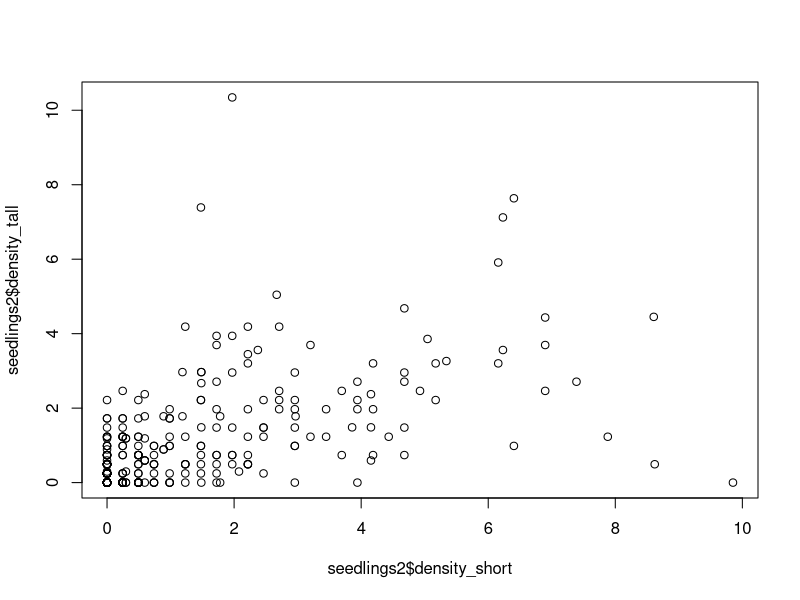
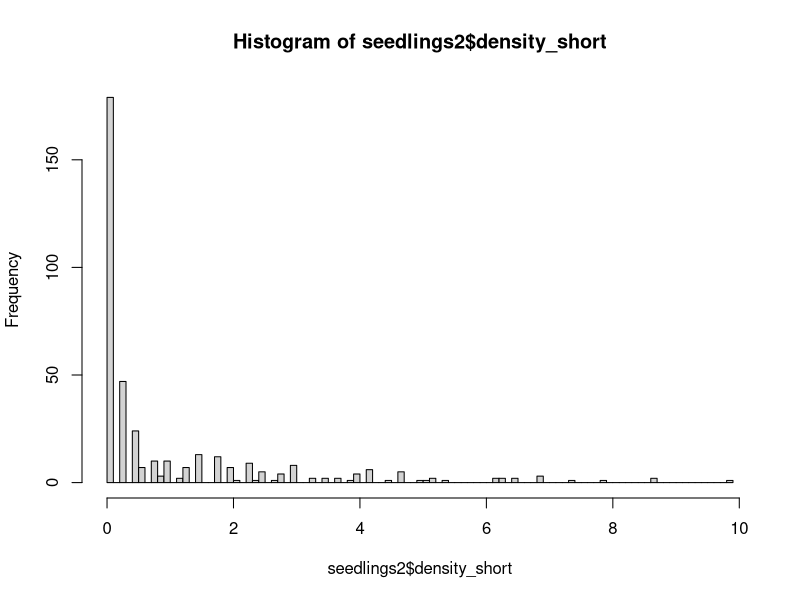
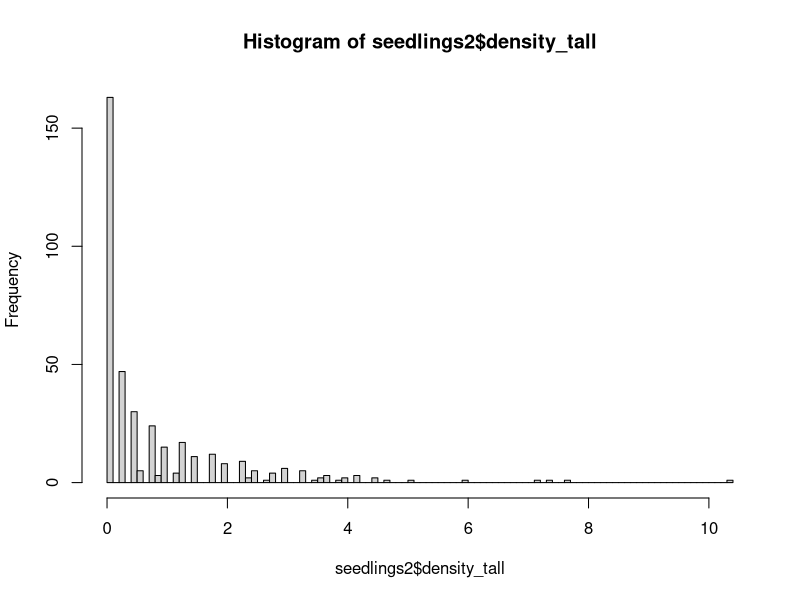
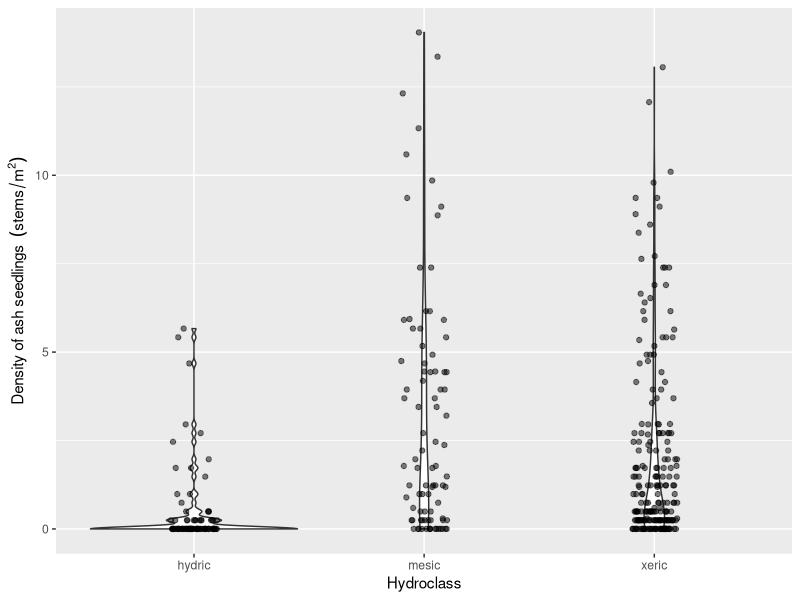
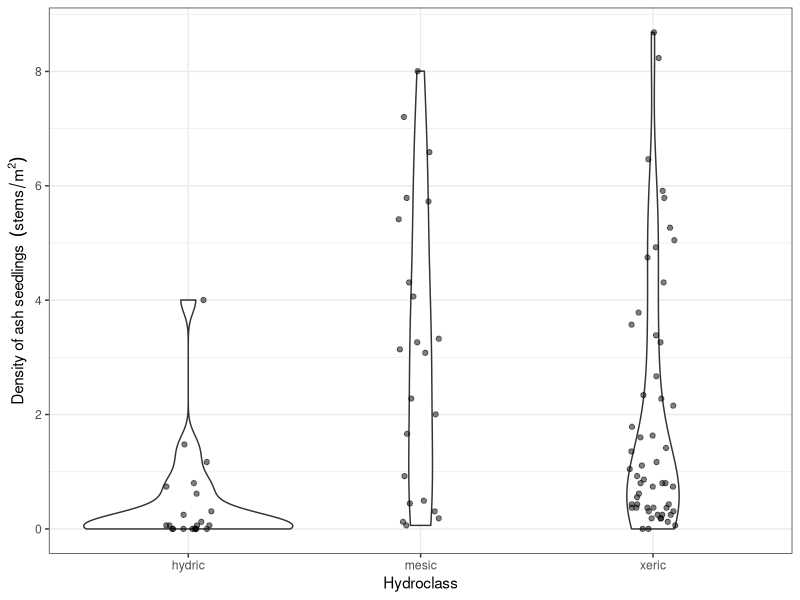
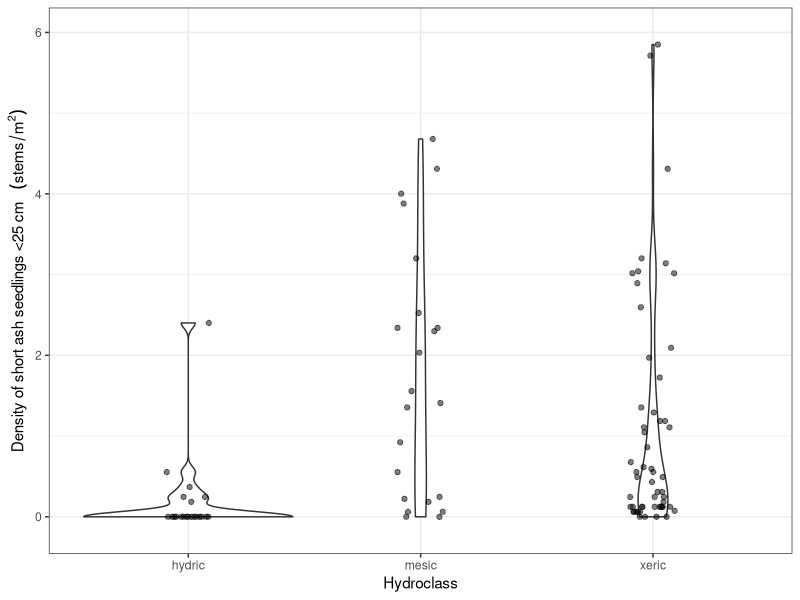
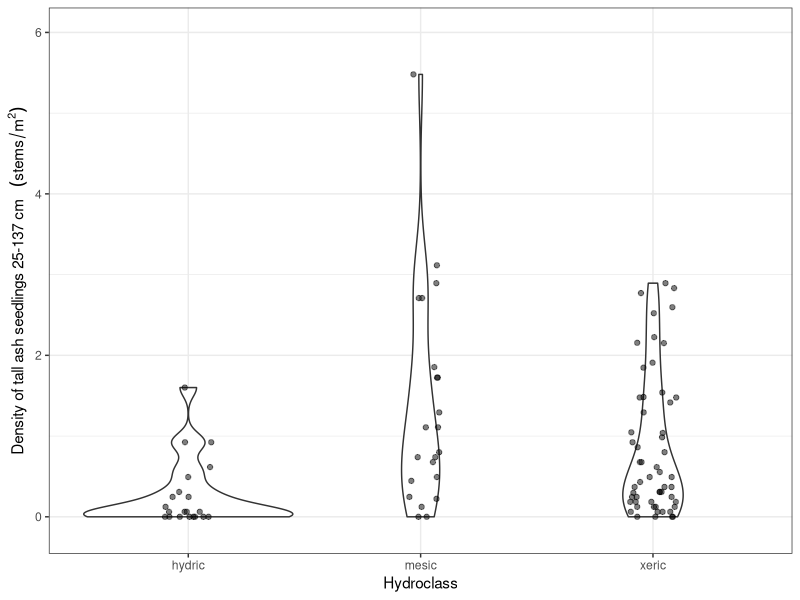
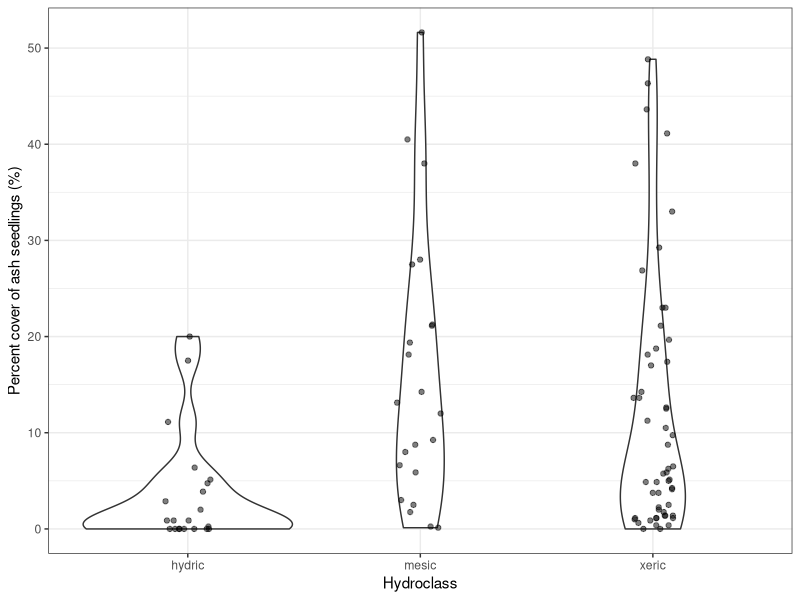

These charts were generated, in order, by the following R code:
# Aaron Tayal
# 8/26/2024
# The purpose is to report what the stem 
# density of ash seedlings, saplings, small trees, and trees is

library(ggplot2)
library(dplyr)

# Plot centers ---------------------------------------------------------------

plot_centers <- read.csv("Raw_data/EAB_Michigan_2024_plot_centers.csv")

# There are 111 plots (37 transects) that I plan to visit (and 2 extra rows due 
# to confusion about the true center for plot 75):
nrow(plot_centers)

# There are 98 plots that I have collected seedling data (not counting 75_north):
sum(plot_centers$seedlings_done_y_n == "y")

# Similarly, there are 98 plots that I have collected sapling data (not counting 
# 75_north):
sum(plot_centers$saplings_done_y_n == "y")

# There are 97 plots that I have collected tree data for (not counting 75_north).
# At plot 91 at Hudson Mills, we ran out of time to collect tree data due to a 
# thunderstorm
sum(plot_centers$trees_done_y_n == "y")

# There are 2 plots where we found and measured the center tree but did not 
# collect any seedling, sapling, or tree data due to high waters and a time 
# crunch. These were plots 23 and 66, both at Island Lake.
#View(plot_centers[plot_centers$seedlings_done_y_n == "n",])

# This leaves 11 plots that we have neither found the center or recorded data
# for. Four at Hudson Mills, six at Indian Springs, and one at Island Lake. 
# Note: we technically found plot 61 at Island Lake, but I forgot to write
# the center tree DBH, and thus I'm considering it completely not-started.
#View(plot_centers[plot_centers$seedlings_done_y_n == "",])

# Summary: 97 done + 3 partially done + 11 not-started = 111 plots

# Hydroclass -----------------------------------------------------------------

hydro <- read.csv("Raw_data/MI-plot-hydroclasses.csv")
# The column "mstrlvl" is either xeric, mesic, or hydric. All plots in one
# transect (3 plots) will have the same assignment of mstrlvl. I will also 
# call this the "hydroclass". The column "plotmstr" has a value from 1 to 5 
# (1 being driest and 5 being the most flooded). The "plotmstr" value can
# vary within a transect. I think it is based on the results of some kind of 
# soil moisture test.

# Note: "MI-plot-hydroclasses.csv" has hydroclass data for 129 plots, including
# some that I do not plan to visit because they are designated "non-ash" plots
# or they are at Brighton.

# Seedlings -------------------------------------------------------------------

seedlings <- read.csv("Raw_data/EAB_Michigan_2024_seedlings.csv")

# At one plot (75 at Indian Springs), we found two center trees marked 75.
# The true, original plot 75 is the one I want to use. I called this one 
# "75_south" in my datasheet this year. So I need to remove "75_north" rows and
# rename "75_south" rows as simply "75".
seedlings <- seedlings[seedlings$center_tree_number != "75_north",]
seedlings$center_tree_number[seedlings$center_tree_number == "75_south"] <- "75"

seedlings$center_tree_number <- as.integer(seedlings$center_tree_number)

# To combine the data on hydroclasses with the seedling data, I will
# use inner_join, which keeps only the rows which have center_tree_number
# matching between the two datasets:
seedlings2 <- inner_join(seedlings, hydro, by="center_tree_number")
# I notice that the number of rows of seedlings and seedlings2 are the same,
# indicating that the dataframe hydro contained all the center tree numbers
# that I have
nrow(seedlings) == nrow(seedlings2)

# We recorded data for each quadrant of each microplot, so I need to add up the
# four quadrants for short seedlings (those that are shorter than 25 cm):
seedlings2$number_short <- 
  seedlings2$northeast_number_established_short +
  seedlings2$southeast_number_established_short +
  seedlings2$southwest_number_established_short +
  seedlings2$northwest_number_established_short

# Same for tall seedlings:
seedlings2$number_tall <- 
  seedlings2$northeast_number_established_tall +
  seedlings2$southeast_number_established_tall +
  seedlings2$southwest_number_established_tall +
  seedlings2$northwest_number_established_tall

# Now make a column for the total number of seedlings (both short and tall):
seedlings2$number_seedlings <- seedlings2$number_short + seedlings2$number_tall

# Now I need to divide the raw counts by the area of the circular microplot to
# get the density. The density will be in units of stems per meter^2
seedlings2$density_short <-
  (seedlings2$number_short / seedlings2$area_of_microplot_m_squared)

seedlings2$density_tall <-
  (seedlings2$number_tall / seedlings2$area_of_microplot_m_squared)

seedlings2$density_seedlings <- 
  (seedlings2$number_seedlings / seedlings2$area_of_microplot_m_squared)

# For a common sense check, I'll plot the density of short seedlings against
# the density of tall seedlings.  I predict (prior to seeing it) that they 
# will be correlated.
plot(seedlings2$density_short,
     seedlings2$density_tall)

# I will plot histograms for short and tall seedlings. I want to know what is 
# the qualitative shape of the distribution:
hist(seedlings2$density_short, breaks=100)
hist(seedlings2$density_tall, breaks=100)

# Note: these density variables are pseudo-continuous, but really they are
# discrete, because the counts are discrete, and so there are only a limited
# number of values that the density can take.

# I want to make a violin plot that shows the distribution of seedling densities
# for each of the three hydroclasses (xeric, mesic, and hydric)
ggplot(data=seedlings2, aes(x=factor(mstrlvl), 
                            y=density_seedlings)) +
  geom_violin() +
  geom_jitter(height=0, width=0.1, alpha=0.5) +
  xlab("Hydroclass") +
  ylab(bquote("Density of ash seedlings " ~ (stems/m^2)))

# I want to take an average of the 4 microplots in order to report data at the 
# plot level. 

# IMPORTANT NOTE: sometimes, we forgot to write the percent cover
# for 1 out of 4 of the microplots. I have instructed the code to strip NA values
# before taking the mean.  I'm assuming it's okay because we still have three other
# values, but I need to check on this.

seedlings_by_plot <- seedlings2 %>% group_by(center_tree_number) %>% 
  summarize(mean_percent_cover = mean(percent_cover_0_0.5_1_3.5_8_15.5_25.5_etc, 
                                 na.rm=TRUE),
            mean_density_short = mean(density_short),
            mean_density_tall = mean(density_tall),
            mean_density_seedlings = mean(density_seedlings),
            mstrlvl = first(mstrlvl))

# Make a graph that shows the seedling densities by hydroclass, at the plot level
ggplot(data=seedlings_by_plot, aes(x=factor(mstrlvl), y=mean_density_seedlings)) +
  geom_violin() +
  geom_jitter(height=0, width=0.1, alpha=0.5) +
  xlab("Hydroclass") +
  ylab(bquote("Density of ash seedlings " ~ (stems/m^2))) +
  scale_y_continuous(breaks=seq(0,9,2)) +
  theme_bw()

# Make a similar graph for short seedlings (under 25 cm):
ggplot(data=seedlings_by_plot, aes(x=factor(mstrlvl), y=mean_density_short)) +
  geom_violin() +
  geom_jitter(height=0, width=0.1, alpha=0.5) +
  xlab("Hydroclass") +
  ylab(bquote("Density of short ash seedlings <25 cm  " ~ (stems/m^2))) +
  scale_y_continuous(breaks=seq(0,9,2)) +
  ylim(-0.15, 6) +
  theme_bw()

# Same for tall seedlings:
ggplot(data=seedlings_by_plot, aes(x=factor(mstrlvl), y=mean_density_tall)) +
  geom_violin() +
  geom_jitter(height=0, width=0.1, alpha=0.5) +
  xlab("Hydroclass") +
  ylab(bquote("Density of tall ash seedlings 25-137 cm  " ~ (stems/m^2))) +
  ylim(-0.15, 6) +
  theme_bw()

# And for percent cover:
ggplot(data=seedlings_by_plot, aes(x=factor(mstrlvl), y=mean_percent_cover)) +
  geom_violin() +
  geom_jitter(height=0, width=0.1, alpha=0.5) +
  xlab("Hydroclass") +
  ylab("Percent cover of ash seedlings (%)") +
  theme_bw()

# Saplings --------------------------------------------------------------------

saplings <- read.csv("Raw_data/EAB_Michigan_2024_saplings.csv")
# Remove 75_north and rename 75_south to 75 (see seedlings for details)
saplings <- saplings[saplings$center_tree_number != "75_north",]
saplings$center_tree_number[saplings$center_tree_number == "75_south"] <- "75"

saplings$center_tree_number <- as.integer(saplings$center_tree_number)

# Trying to add in the hydroclass to this dataframe:
saplings2 <- inner_join(saplings, hydro, by="center_tree_number")
nrow(saplings) == nrow(saplings2)

# Saplings were counted in each quadrant, so I want to sum up the quadrants
# to get a total number of saplings by plot
saplings_by_plot <- saplings2 %>% group_by(center_tree_number) %>% 
  summarize(number_saplings = sum(number_of_stems),
            mstrlvl = first(mstrlvl))

# To find the density of saplings, I need to divide the number of saplings 
# found in the subplot (8 meters in radius) by the area of that subplot. 
# The area of the subplot is 201.062 m^2. The unit will be stems per m^2.
saplings_by_plot$density_saplings <- saplings_by_plot$number_saplings / 201.062

# I would like to also change the units to stems per hectare:
saplings_by_plot$density_saplings_stems_per_ha <- 
  saplings_by_plot$density_saplings * 10000

# Now, make a violin plot that shows the number of saplings found at each plot, 
# as a function of hydroclass
ggplot(data=saplings_by_plot, aes(x=factor(mstrlvl), 
                                  y=density_saplings)) + 
  geom_violin() +
  geom_jitter(height=0, width=0.1, alpha=0.5) +
  xlab("Hydroclass") +
  ylab(bquote("Density of ash saplings " ~ (stems/m^2))) +
  theme_bw()

# Small trees and trees -------------------------------------------------------

trees <- read.csv("Raw_data/EAB_Michigan_2024_trees.csv")

# Remove 75_north and rename 75_south to 75 (see seedlings for details)
trees <- trees[trees$center_tree_number != "75_north",]
trees$center_tree_number[trees$center_tree_number == "75_south"] <- "75"

trees$center_tree_number <- as.integer(trees$center_tree_number)
trees$ash_species <- as.factor(trees$ash_species)

# Remove any rows where the species of tree is not ash (keep rows where ash_species is NA)
# Note: the hickory and Zanthoxylum rows were tagged trees
levels(trees$ash_species)
trees <- trees[( trees$ash_species != "hickory" | is.na(trees$ash_species) ), ]
trees <- trees[( trees$ash_species != "Zanthoxylum (prickly ash)" | is.na(trees$ash_species) ), ]
trees$ash_species <- droplevels(trees$ash_species)
levels(trees$ash_species)

# I want to make a column that simplifies ash_species so that there are only 
# three categories: black, green/white/pumpkin, and unknown
trees$ash_species_simple <- as.character(trees$ash_species)
trees$ash_species_simple[trees$ash_species_simple == "green"] <- "green_white_or_pumpkin"
trees$ash_species_simple[trees$ash_species_simple == "green or pumpkin"] <- "green_white_or_pumpkin"
trees$ash_species_simple[trees$ash_species_simple == "green or white"] <- "green_white_or_pumpkin"
trees$ash_species_simple[trees$ash_species_simple == "green white or pumpkin"] <- "green_white_or_pumpkin"
trees$ash_species_simple[trees$ash_species_simple == "black?"] <- "unknown"
trees$ash_species_simple[trees$ash_species_simple == "?"] <- "unknown"
trees$ash_species_simple[trees$ash_species_simple == "green?"] <- "unknown"
trees$ash_species_simple[trees$ash_species_simple == "white?"] <- "unknown"
trees$ash_species_simple <- as.factor(trees$ash_species_simple)
levels(trees$ash_species_simple)

# Which center_tree_number values are found in seedlings but not found in 
# trees?
a <- seedlings_by_plot$center_tree_number
b <- unique(trees$center_tree_number)
b
setdiff(a, b)
# Plot 91 at Hudson Mills is correct to be missing from trees

# Make sure the variable that records which quadrant the tree was in is accurate:
trees$quadrant_NE_SE_SW_NW <- as.factor(trees$quadrant_NE_SE_SW_NW)
summary(trees$quadrant_NE_SE_SW_NW)
trees[trees$quadrant_NE_SE_SW_NW == "?",]
# Which rows are simply recording the absence of any trees?
trees$center_tree_number[trees$quadrant_NE_SE_SW_NW == "none"]
unique(trees$center_tree_number[trees$quadrant_NE_SE_SW_NW == "none"])


# I want to create a new dataframe of trees so that small trees (2.5-10 cm DBH)
# are counted only if they occur within the 8 meter radius subplot. Furthermore,
# trees (10 cm DBH and up) are counted only if they occur within the 18 meter
# radius main plot

# First I need to change the variable distance_to_center_meters into a 
# numeric variable.  For many of the trees inside the 8 meter subplot, we
# simply wrote "less than 8" to indicate it was in the subplot. So now I 
# will name these as 4 (4 meters) even though they ranged from 0 m to 8 m
trees$distance_to_center_meters_simple <- trees$distance_to_center_meters
trees$distance_to_center_meters_simple[trees$distance_to_center_meters_simple == "less than 8"] <- "4"
trees$distance_to_center_meters_simple[trees$distance_to_center_meters_simple == "between 8 and 18"] <- "13"
trees$distance_to_center_meters_simple[trees$distance_to_center_meters_simple == "greater than 18"] <- "25"
trees$distance_to_center_meters_simple[trees$distance_to_center_meters_simple == "approx 100 m"] <- "100"
trees$distance_to_center_meters_simple <- as.numeric(trees$distance_to_center_meters_simple)
hist(trees$distance_to_center_meters_simple, breaks=100)

# Small trees must be >= 2.5 cm DBH AND < 12.5 cm DBH AND distance to the center
# must be <= 8 meters
small_trees_filtered <- trees %>% dplyr::filter(quadrant_NE_SE_SW_NW != "none") %>%
  dplyr::filter(diameter_at_137_cm_in_cm >= 2.5) %>%
  dplyr::filter(diameter_at_137_cm_in_cm < 10) %>%
  dplyr::filter(distance_to_center_meters_simple <= 8)

# Big trees must be >= 10 cm DBH AND distance to the center must be <= 18 meters
big_trees_filtered <- trees %>% dplyr::filter(quadrant_NE_SE_SW_NW != "none") %>%
  dplyr::filter(diameter_at_137_cm_in_cm >= 10) %>%
  dplyr::filter(distance_to_center_meters_simple <= 18)
